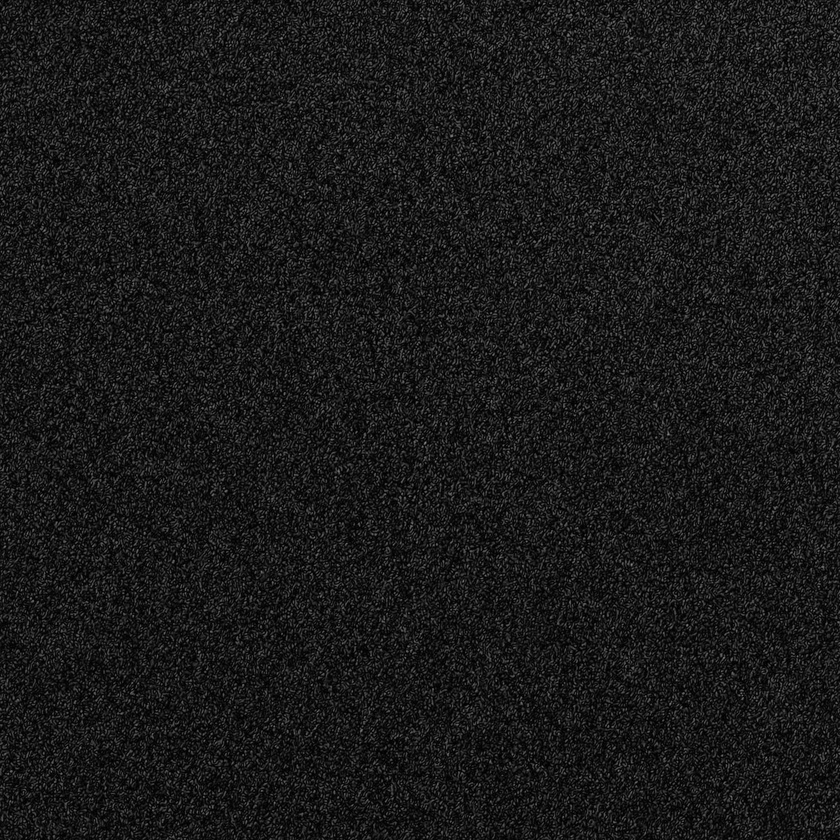
#> input picture PhaseRetrival/test_0/image_001.jpg, 840 x 840 px, shrunk from 2000 x 2000 before the run, found by its file name
$ python phaseRetrival.py
#> lines starting #> are read from the running program, lines starting #| are printed output that depends on the picture
import numpy as np
import matplotlib.pyplot as plt
from scipy.fft import fft2, ifft2, fftshift, ifftshift
from skimage.io import imread
from skimage.color import rgb2gray
from skimage.transform import resize

# ------------------------
# Parameters
# ------------------------
wavelength = 632.8e-9        # HeNe laser wavelength (632.8 nm)
z = 0.09                     # propagation distance (9 cm)
N = 2000                     # pixels
dx = 1.55e-6                 # pixel size (1.55 um)
k = 2 * np.pi / wavelength   # wavenumber

# ------------------------
# Load or simulate detector intensity
# ------------------------
# Replace with your real measurement
# Load the image
image_path = './PhaseRetrival/test_0/image_001.jpg'
intensity_measured = imread(image_path)
#> intensity_measured is the input picture: shape (840, 840); min 0, max 140, mean 25.8

# Convert to grayscale if the image is RGB
if intensity_measured.ndim == 3:
    intensity_measured = rgb2gray(intensity_measured)

# Normalize intensity
intensity_measured = intensity_measured / np.sum(intensity_measured)
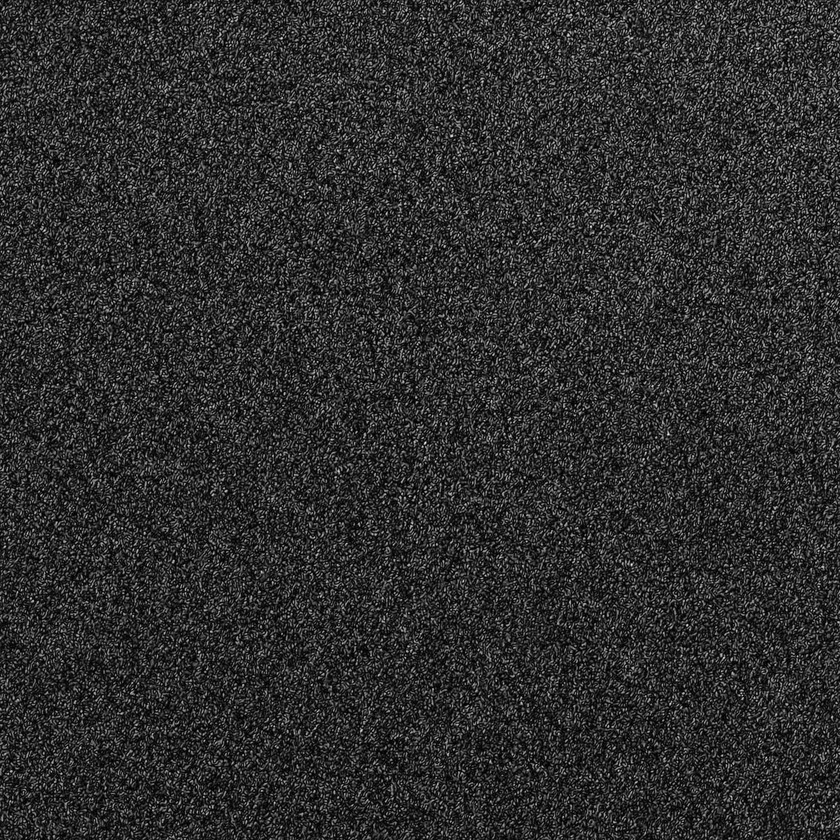
#> intensity_measured: shape (840, 840) float64; min 0, max 7.7e-06, mean 1.42e-06; drawn with min black and max white
intensity_measured /= np.sum(intensity_measured)
amplitude_measured = np.sqrt(intensity_measured)
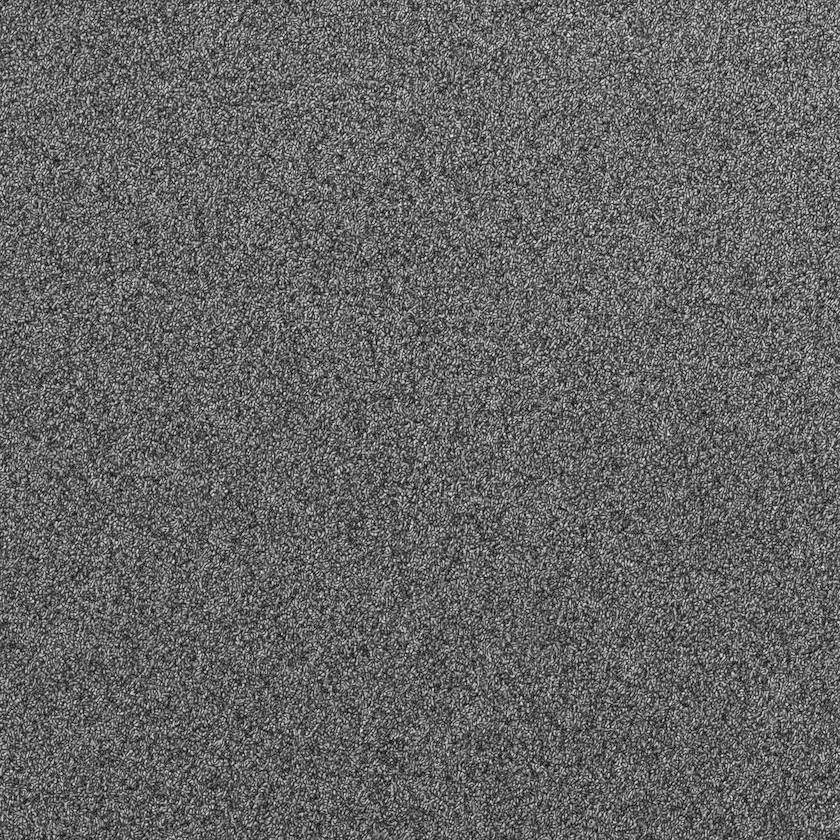
#> amplitude_measured: shape (840, 840) float64; min 0, max 0.00277, mean 0.0011; drawn with min black and max white

# ------------------------
# Make aperture mask (circular)
# ------------------------
x = np.arange(-N//2, N//2) * dx
X, Y = np.meshgrid(x, x)
R = np.sqrt(X**2 + Y**2)
aperture_radius = 3e-3       # 1 cm diameter => 5 mm radius
aperture_mask = (R < aperture_radius).astype(float)

# ------------------------
# Angular spectrum propagation
# ------------------------
def angular_spectrum(Uin, z, wavelength, dx):
    N = Uin.shape[0]
    fx = np.fft.fftfreq(N, d=dx)
    FX, FY = np.meshgrid(fx, fx)
    H = np.exp(1j * 2 * np.pi * z * np.sqrt(1/wavelength**2 - FX**2 - FY**2))
    H[np.isnan(H)] = 0  # remove evanescent waves (complex sqrt)

    Uout = ifft2(fft2(Uin) * fftshift(H))
    return Uout

def angular_spectrum_back(Uin, z, wavelength, dx):
    return angular_spectrum(Uin, -z, wavelength, dx)

# ------------------------
# Gerchberg–Saxton Algorithm
# ------------------------
phase_guess = np.exp(1j * 2 * np.pi * np.random.rand(N, N))
field_aperture = aperture_mask * phase_guess

n_iter = 50
for i in range(n_iter):
    # Forward propagate
    field_detector = angular_spectrum(field_aperture, z, wavelength, dx)

    # Enforce detector amplitude
#> (the run stopped early here; a loop or call above may not have finished)
